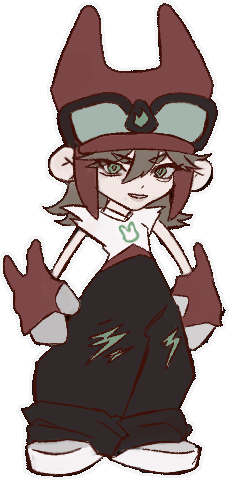
#> input picture ArtSource/Story/Player_Cutout.png, 229 x 480 px
$ python make_characters.py
#> lines starting #> are read from the running program, lines starting #| are printed output that depends on the picture; after the words box and inside, x2 and y2 are one past the last pixel; in counts of white or black regions, pixels touching at a corner belong together
"""Builds the player's animation frames and the shadow's from Player_Cutout.png.

    python ArtSource/Story/make_characters.py

Writes Assets/Story/Art/Player/*.png and Assets/Story/Art/Shadow/*.png (4 frames per animation,
all the same canvas so nothing jitters). The pivot is the canvas centre = the body's centre.
Imported at 137 px per unit the player is 1.4 units tall (fits a 0.55 x 1.4 collider); the
shadow at 91 px per unit is 2.1.
"""
import math
from pathlib import Path

import numpy as np
from PIL import Image, ImageFilter

HERE = Path(__file__).parent
OUT = HERE.parent.parent / "Assets/Story/Art"
BODY = 192            # body height in pixels (1.4 units at 137 PPU)
CANVAS = (160, 240)   # body centred, room to stretch and tilt
FEET = (CANVAS[0] // 2, CANVAS[1] // 2 + BODY // 2)
EYES = [(114, 168), (161, 172)]  # in Player_Cutout.png

src = Image.open(HERE / "Player_Cutout.png").convert("RGBA")
#> src is the input picture: PIL image 229x480 RGBA; mean R, G, B, A 161.6, 147.7, 146.5, 173.8
scale = BODY / src.height
#> scale = 0.4


def hat_x(image):
    """The hat's centre: lined up in every frame so the head doesn't jitter."""
    a = np.asarray(image)[: image.height // 5, :, 3] > 0
    return np.nonzero(a)[1].mean()


def resize(im, w, h):
    return im.convert("RGBa").resize((max(1, round(w)), max(1, round(h))), Image.LANCZOS).convert("RGBA")


def pose(sx=1.0, sy=1.0, angle=0.0, lift=0.0, dx=0.0, image=src):
    """The body squashed/stretched from the feet, raised, shifted and tilted around the feet."""
    w, h = image.width * scale * sx, image.height * scale * sy
    body = resize(image, w, h)
    canvas = Image.new("RGBA", CANVAS)
    canvas.alpha_composite(body, (round(FEET[0] - hat_x(image) * scale * sx + dx), round(FEET[1] - body.height - lift)))
    if angle:
        canvas = canvas.rotate(angle, resample=Image.BICUBIC, center=FEET)
    return canvas


def save(frames, folder, name):
    (OUT / folder).mkdir(parents=True, exist_ok=True)
    for i, f in enumerate(frames):
        f.save(OUT / folder / f"{name}_{i}.png")


# ---- player ----
save([pose(1 - d, 1 + 2 * d) for d in (0, 0.006, 0.012, 0.006)], "Player", "Player_Idle")
#> in pose, `body = resize(image, w, h)`:
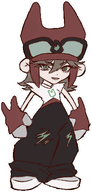
#> body: PIL image 92x192 RGBA; mean R, G, B, A 98.5, 84.5, 83.3, 173.8; transparent parts drawn white
#> in pose, `canvas = Image.new("RGBA", CANVAS)`: canvas: PIL image 160x240 RGBA; every value is 0
#> in hat_x, `a = np.asarray(image)[: image.height // 5, :, 3] > 0`:
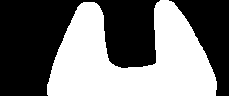
#> a: shape (96, 229) bool; 45.6% white; 1 white region, box (x1, y1, x2, y2) and area: (47, 0, 217, 96) 10029
#> in pose, `canvas.alpha_composite(body, (round(FEET[0] - hat_x(image) * scale * s..`:
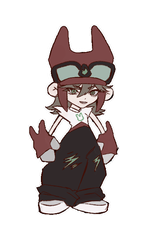
#> canvas: PIL image 160x240 RGBA; mean R, G, B, A 45.3, 38.9, 38.3, 79.9; transparent parts drawn white
#> call 2 of pose, with sx = 0.994, sy = 1.01, angle = 0, lift = 0, dx = 0
#> in pose (call 2), `w, h = image.width * scale * sx, image.height * scale * sy`: w = 91.05; h = 194.3
#> call 2 of resize, with w = 91.05, h = 194.3
#> in resize (call 2), `return im.convert("RGBa").resize((max(1, round(w)), max(1, round(h))),..`:
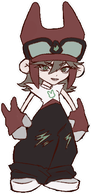
#> returned value: PIL image 91x194 RGBA; mean R, G, B, A 98.1, 84, 82.8, 173.8; transparent parts drawn white
#> in pose (call 2), `canvas.alpha_composite(body, (round(FEET[0] - hat_x(image) * scale * s..`:
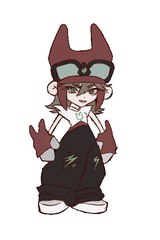
#> canvas: PIL image 160x240 RGBA; mean R, G, B, A 45.1, 38.6, 38.1, 79.9; transparent parts drawn white
#> call 3 of pose, with sx = 0.988, sy = 1.02, angle = 0, lift = 0, dx = 0
#> in pose (call 3), `w, h = image.width * scale * sx, image.height * scale * sy`: w = 90.5; h = 196.6
#> call 3 of resize, with w = 90.5, h = 196.6
#> in resize (call 3), `return im.convert("RGBa").resize((max(1, round(w)), max(1, round(h))),..`:
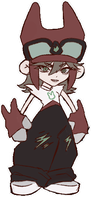
#> returned value: PIL image 91x197 RGBA; mean R, G, B, A 98.2, 84.1, 83, 173.8; transparent parts drawn white
#> in pose (call 3), `canvas.alpha_composite(body, (round(FEET[0] - hat_x(image) * scale * s..`:
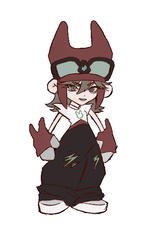
#> canvas: PIL image 160x240 RGBA; mean R, G, B, A 45.8, 39.3, 38.7, 81.1; transparent parts drawn white
#> the loop in save, `for i, f in enumerate(frames):` made 4 passes
# The artist's hand-drawn walk (Walk/Walk_0..3, cut by cut_black.py). All four share one placement,
# so the stride's own bob and sway stay as drawn: the lowest foot of the cycle stands on the ground.
#> (the run stopped early here; a loop or call above may not have finished)
